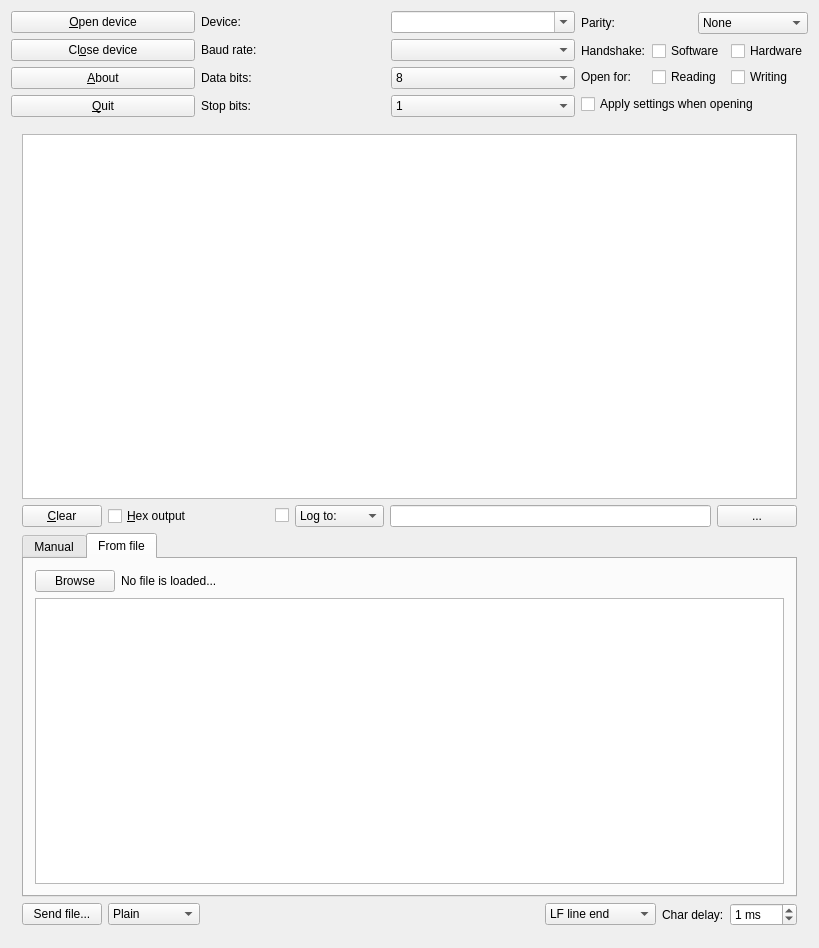
<?xml version="1.0" encoding="UTF-8"?>
<ui version="4.0">
 <class>CuteCommDlg</class>
 <widget class="QWidget" name="CuteCommDlg">
  <property name="geometry">
   <rect>
    <x>0</x>
    <y>0</y>
    <width>819</width>
    <height>948</height>
   </rect>
  </property>
  <property name="windowTitle">
   <string>CuteCom</string>
  </property>
  <layout class="QVBoxLayout">
   <item>
    <layout class="QGridLayout">
     <item row="3" column="1">
      <widget class="QLabel" name="textLabel5">
       <property name="text">
        <string>Stop bits:</string>
       </property>
       <property name="wordWrap">
        <bool>false</bool>
       </property>
       <property name="buddy">
        <cstring>m_stopCb</cstring>
       </property>
      </widget>
     </item>
     <item row="3" column="0">
      <widget class="QPushButton" name="m_quitPb">
       <property name="text">
        <string>&amp;Quit</string>
       </property>
       <property name="shortcut">
        <string>Alt+Q</string>
       </property>
      </widget>
     </item>
     <item row="2" column="1">
      <widget class="QLabel" name="textLabel3">
       <property name="text">
        <string>Data bits:</string>
       </property>
       <property name="wordWrap">
        <bool>false</bool>
       </property>
       <property name="buddy">
        <cstring>m_dataBitsCb</cstring>
       </property>
      </widget>
     </item>
     <item row="2" column="0">
      <widget class="QPushButton" name="m_aboutPb">
       <property name="text">
        <string>&amp;About</string>
       </property>
       <property name="shortcut">
        <string>Alt+A</string>
       </property>
      </widget>
     </item>
     <item row="2" column="2">
      <widget class="QComboBox" name="m_dataBitsCb">
       <property name="currentIndex">
        <number>3</number>
       </property>
       <item>
        <property name="text">
         <string>5</string>
        </property>
       </item>
       <item>
        <property name="text">
         <string>6</string>
        </property>
       </item>
       <item>
        <property name="text">
         <string>7</string>
        </property>
       </item>
       <item>
        <property name="text">
         <string>8</string>
        </property>
       </item>
      </widget>
     </item>
     <item row="0" column="1">
      <widget class="QLabel" name="textLabel1">
       <property name="text">
        <string>Device:</string>
       </property>
       <property name="wordWrap">
        <bool>false</bool>
       </property>
       <property name="buddy">
        <cstring>m_deviceCb</cstring>
       </property>
      </widget>
     </item>
     <item row="0" column="0">
      <widget class="QPushButton" name="m_connectPb">
       <property name="toolTip">
        <string/>
       </property>
       <property name="text">
        <string>&amp;Open device</string>
       </property>
       <property name="shortcut">
        <string>Alt+O</string>
       </property>
      </widget>
     </item>
     <item row="1" column="0">
      <widget class="QPushButton" name="m_closePb">
       <property name="text">
        <string>Cl&amp;ose device</string>
       </property>
       <property name="shortcut">
        <string>Alt+O</string>
       </property>
      </widget>
     </item>
     <item row="3" column="2">
      <widget class="QComboBox" name="m_stopCb">
       <item>
        <property name="text">
         <string>1</string>
        </property>
       </item>
       <item>
        <property name="text">
         <string>2</string>
        </property>
       </item>
      </widget>
     </item>
     <item row="1" column="1">
      <widget class="QLabel" name="textLabel2">
       <property name="text">
        <string>Baud rate:</string>
       </property>
       <property name="wordWrap">
        <bool>false</bool>
       </property>
       <property name="buddy">
        <cstring>m_baudCb</cstring>
       </property>
      </widget>
     </item>
     <item row="0" column="2">
      <widget class="QComboBox" name="m_deviceCb">
       <property name="editable">
        <bool>true</bool>
       </property>
      </widget>
     </item>
     <item row="1" column="2">
      <widget class="QComboBox" name="m_baudCb">
       <property name="currentIndex">
        <number>-1</number>
       </property>
      </widget>
     </item>
     <item row="0" column="3" rowspan="4">
      <layout class="QVBoxLayout">
       <item>
        <layout class="QHBoxLayout">
         <item>
          <widget class="QLabel" name="textLabel4">
           <property name="text">
            <string>Parity:</string>
           </property>
           <property name="wordWrap">
            <bool>false</bool>
           </property>
           <property name="buddy">
            <cstring>m_parityCb</cstring>
           </property>
          </widget>
         </item>
         <item>
          <widget class="QComboBox" name="m_parityCb">
           <item>
            <property name="text">
             <string>None</string>
            </property>
           </item>
           <item>
            <property name="text">
             <string>Odd</string>
            </property>
           </item>
           <item>
            <property name="text">
             <string>Even</string>
            </property>
           </item>
           <item>
            <property name="text">
             <string>Mark</string>
            </property>
           </item>
           <item>
            <property name="text">
             <string>Space</string>
            </property>
           </item>
          </widget>
         </item>
        </layout>
       </item>
       <item>
        <layout class="QGridLayout">
         <item row="0" column="2">
          <widget class="QCheckBox" name="m_hardwareCb">
           <property name="toolTip">
            <string>Enable Hardware Handshake</string>
           </property>
           <property name="text">
            <string>Hardware</string>
           </property>
          </widget>
         </item>
         <item row="0" column="1">
          <widget class="QCheckBox" name="m_softwareCb">
           <property name="toolTip">
            <string>Enable Software Handshake (XON/XOFF)</string>
           </property>
           <property name="text">
            <string>Software</string>
           </property>
          </widget>
         </item>
         <item row="1" column="2">
          <widget class="QCheckBox" name="m_writeCb">
           <property name="toolTip">
            <string>Usually you want to use read and write</string>
           </property>
           <property name="text">
            <string>Writing</string>
           </property>
          </widget>
         </item>
         <item row="1" column="1">
          <widget class="QCheckBox" name="m_readCb">
           <property name="toolTip">
            <string>Usually you want to use read and write</string>
           </property>
           <property name="text">
            <string>Reading</string>
           </property>
          </widget>
         </item>
         <item row="1" column="0">
          <widget class="QLabel" name="textLabel1_3">
           <property name="text">
            <string>Open for:</string>
           </property>
           <property name="wordWrap">
            <bool>false</bool>
           </property>
          </widget>
         </item>
         <item row="0" column="0">
          <widget class="QLabel" name="textLabel2_2">
           <property name="text">
            <string>Handshake:</string>
           </property>
           <property name="wordWrap">
            <bool>false</bool>
           </property>
          </widget>
         </item>
        </layout>
       </item>
       <item>
        <widget class="QCheckBox" name="m_applyCb">
         <property name="text">
          <string>Apply settings when opening</string>
         </property>
        </widget>
       </item>
      </layout>
     </item>
    </layout>
   </item>
   <item>
    <widget class="QSplitter" name="splitter2">
     <property name="orientation">
      <enum>Qt::Vertical</enum>
     </property>
     <widget class="QFrame" name="frame3">
      <property name="sizePolicy">
       <sizepolicy hsizetype="Preferred" vsizetype="Preferred">
        <horstretch>0</horstretch>
        <verstretch>2</verstretch>
       </sizepolicy>
      </property>
      <property name="frameShape">
       <enum>QFrame::NoFrame</enum>
      </property>
      <property name="frameShadow">
       <enum>QFrame::Plain</enum>
      </property>
      <layout class="QVBoxLayout">
       <item>
        <widget class="QTextBrowser" name="m_outputView">
         <property name="font">
          <font>
           <family>Courier</family>
          </font>
         </property>
        </widget>
       </item>
       <item>
        <layout class="QHBoxLayout">
         <item>
          <widget class="QPushButton" name="m_clearOutputPb">
           <property name="toolTip">
            <string>Clear the output window</string>
           </property>
           <property name="text">
            <string>&amp;Clear</string>
           </property>
           <property name="shortcut">
            <string>Alt+C</string>
           </property>
          </widget>
         </item>
         <item>
          <widget class="QCheckBox" name="m_hexOutputCb">
           <property name="sizePolicy">
            <sizepolicy hsizetype="Minimum" vsizetype="Fixed">
             <horstretch>1</horstretch>
             <verstretch>0</verstretch>
            </sizepolicy>
           </property>
           <property name="toolTip">
            <string>Show the output in hexadecimal format</string>
           </property>
           <property name="text">
            <string>&amp;Hex output</string>
           </property>
           <property name="shortcut">
            <string>Alt+H</string>
           </property>
          </widget>
         </item>
         <item>
          <widget class="QCheckBox" name="m_enableLoggingCb">
           <property name="toolTip">
            <string>Enable logging the data to a file. Chose &quot;Append to&quot; to append instead overwrite to an existing file.</string>
           </property>
           <property name="text">
            <string/>
           </property>
          </widget>
         </item>
         <item>
          <widget class="QComboBox" name="m_logAppendCb">
           <property name="toolTip">
            <string>Enable logging the data to a file. Chose &quot;Append to&quot; to append instead overwrite to an existing file.</string>
           </property>
           <item>
            <property name="text">
             <string>Log to:</string>
            </property>
           </item>
           <item>
            <property name="text">
             <string>Append to:</string>
            </property>
           </item>
          </widget>
         </item>
         <item>
          <widget class="QLineEdit" name="m_logFileLe">
           <property name="sizePolicy">
            <sizepolicy hsizetype="Expanding" vsizetype="Fixed">
             <horstretch>2</horstretch>
             <verstretch>0</verstretch>
            </sizepolicy>
           </property>
           <property name="toolTip">
            <string>The logfile</string>
           </property>
          </widget>
         </item>
         <item>
          <widget class="QPushButton" name="m_logFileFileDialog">
           <property name="toolTip">
            <string>Open file dialog</string>
           </property>
           <property name="text">
            <string>...</string>
           </property>
          </widget>
         </item>
        </layout>
       </item>
       <item>
        <widget class="QTabWidget" name="tabWidget">
         <property name="autoFillBackground">
          <bool>false</bool>
         </property>
         <property name="currentIndex">
          <number>1</number>
         </property>
         <widget class="QWidget" name="tab_3">
          <attribute name="title">
           <string>Manual</string>
          </attribute>
          <layout class="QVBoxLayout" name="verticalLayout_3">
           <item>
            <widget class="QFrame" name="frame4">
             <property name="sizePolicy">
              <sizepolicy hsizetype="Preferred" vsizetype="Preferred">
               <horstretch>0</horstretch>
               <verstretch>1</verstretch>
              </sizepolicy>
             </property>
             <property name="frameShape">
              <enum>QFrame::NoFrame</enum>
             </property>
             <property name="frameShadow">
              <enum>QFrame::Plain</enum>
             </property>
             <layout class="QVBoxLayout" name="_2">
              <property name="leftMargin">
               <number>0</number>
              </property>
              <property name="topMargin">
               <number>0</number>
              </property>
              <property name="rightMargin">
               <number>0</number>
              </property>
              <property name="bottomMargin">
               <number>0</number>
              </property>
              <item>
               <widget class="QListWidget" name="m_oldCmdsLb"/>
              </item>
              <item>
               <layout class="QHBoxLayout" name="_3">
                <item>
                 <widget class="QLabel" name="textLabel1_2">
                  <property name="text">
                   <string>&amp;Input:</string>
                  </property>
                  <property name="wordWrap">
                   <bool>false</bool>
                  </property>
                  <property name="buddy">
                   <cstring>m_cmdLe</cstring>
                  </property>
                 </widget>
                </item>
                <item>
                 <widget class="QLineEdit" name="m_cmdLe">
                  <property name="toolTip">
                   <string>Enter commands here, Ctrl+C, Ctrl+S, Ctrl+Q also work</string>
                  </property>
                 </widget>
                </item>
               </layout>
              </item>
             </layout>
            </widget>
           </item>
          </layout>
         </widget>
         <widget class="QWidget" name="tab_4">
          <attribute name="title">
           <string>From file</string>
          </attribute>
          <layout class="QVBoxLayout" name="verticalLayout_2">
           <item>
            <layout class="QHBoxLayout" name="horizontalLayout">
             <item>
              <widget class="QPushButton" name="btnBrowseFile">
               <property name="text">
                <string>Browse</string>
               </property>
              </widget>
             </item>
             <item>
              <widget class="QLabel" name="lblCurrentFile">
               <property name="text">
                <string>No file is loaded...</string>
               </property>
              </widget>
             </item>
             <item>
              <spacer name="horizontalSpacer">
               <property name="orientation">
                <enum>Qt::Horizontal</enum>
               </property>
               <property name="sizeHint" stdset="0">
                <size>
                 <width>40</width>
                 <height>20</height>
                </size>
               </property>
              </spacer>
             </item>
            </layout>
           </item>
           <item>
            <widget class="QTreeView" name="m_treeFileCmd">
             <property name="alternatingRowColors">
              <bool>true</bool>
             </property>
             <property name="rootIsDecorated">
              <bool>true</bool>
             </property>
             <property name="headerHidden">
              <bool>true</bool>
             </property>
             <property name="expandsOnDoubleClick">
              <bool>false</bool>
             </property>
            </widget>
           </item>
          </layout>
         </widget>
        </widget>
       </item>
       <item>
        <layout class="QHBoxLayout" name="_4">
         <item>
          <widget class="QPushButton" name="m_sendPb">
           <property name="toolTip">
            <string>Select a file to be sent using the specified protocol</string>
           </property>
           <property name="text">
            <string>Send file...</string>
           </property>
           <property name="autoDefault">
            <bool>false</bool>
           </property>
          </widget>
         </item>
         <item>
          <widget class="QComboBox" name="m_protoPb">
           <property name="toolTip">
            <string>Select the transfer protocol</string>
           </property>
           <item>
            <property name="text">
             <string>Plain</string>
            </property>
           </item>
           <item>
            <property name="text">
             <string>XModem</string>
            </property>
           </item>
           <item>
            <property name="text">
             <string>ZModem</string>
            </property>
           </item>
           <item>
            <property name="text">
             <string>YModem</string>
            </property>
           </item>
           <item>
            <property name="text">
             <string>1kXModem</string>
            </property>
           </item>
           <item>
            <property name="text">
             <string>Script</string>
            </property>
           </item>
          </widget>
         </item>
         <item>
          <spacer>
           <property name="orientation">
            <enum>Qt::Horizontal</enum>
           </property>
           <property name="sizeType">
            <enum>QSizePolicy::Expanding</enum>
           </property>
           <property name="sizeHint" stdset="0">
            <size>
             <width>40</width>
             <height>20</height>
            </size>
           </property>
          </spacer>
         </item>
         <item>
          <widget class="QComboBox" name="m_inputModeCb">
           <property name="toolTip">
            <string>Select the line end termination</string>
           </property>
           <item>
            <property name="text">
             <string>LF line end</string>
            </property>
           </item>
           <item>
            <property name="text">
             <string>CR line end</string>
            </property>
           </item>
           <item>
            <property name="text">
             <string>CR,LF line end</string>
            </property>
           </item>
           <item>
            <property name="text">
             <string>No line end</string>
            </property>
           </item>
           <item>
            <property name="text">
             <string>Hex input</string>
            </property>
           </item>
          </widget>
         </item>
         <item>
          <widget class="QLabel" name="textLabel1_4">
           <property name="text">
            <string>Char delay:</string>
           </property>
           <property name="wordWrap">
            <bool>false</bool>
           </property>
          </widget>
         </item>
         <item>
          <widget class="QSpinBox" name="m_charDelaySb">
           <property name="toolTip">
            <string>Delay between single characters</string>
           </property>
           <property name="suffix">
            <string> ms</string>
           </property>
           <property name="maximum">
            <number>250</number>
           </property>
           <property name="value">
            <number>1</number>
           </property>
          </widget>
         </item>
        </layout>
       </item>
      </layout>
     </widget>
    </widget>
   </item>
  </layout>
 </widget>
 <layoutdefault spacing="6" margin="11"/>
 <pixmapfunction>qPixmapFromMimeSource</pixmapfunction>
 <tabstops>
  <tabstop>m_connectPb</tabstop>
  <tabstop>m_closePb</tabstop>
  <tabstop>m_aboutPb</tabstop>
  <tabstop>m_quitPb</tabstop>
  <tabstop>m_deviceCb</tabstop>
  <tabstop>m_baudCb</tabstop>
  <tabstop>m_dataBitsCb</tabstop>
  <tabstop>m_stopCb</tabstop>
  <tabstop>m_parityCb</tabstop>
  <tabstop>m_softwareCb</tabstop>
  <tabstop>m_hardwareCb</tabstop>
  <tabstop>m_readCb</tabstop>
  <tabstop>m_writeCb</tabstop>
  <tabstop>m_applyCb</tabstop>
  <tabstop>m_outputView</tabstop>
  <tabstop>m_clearOutputPb</tabstop>
  <tabstop>m_hexOutputCb</tabstop>
  <tabstop>m_enableLoggingCb</tabstop>
  <tabstop>m_logAppendCb</tabstop>
  <tabstop>m_logFileLe</tabstop>
  <tabstop>m_logFileFileDialog</tabstop>
 </tabstops>
 <resources/>
 <connections/>
</ui>
